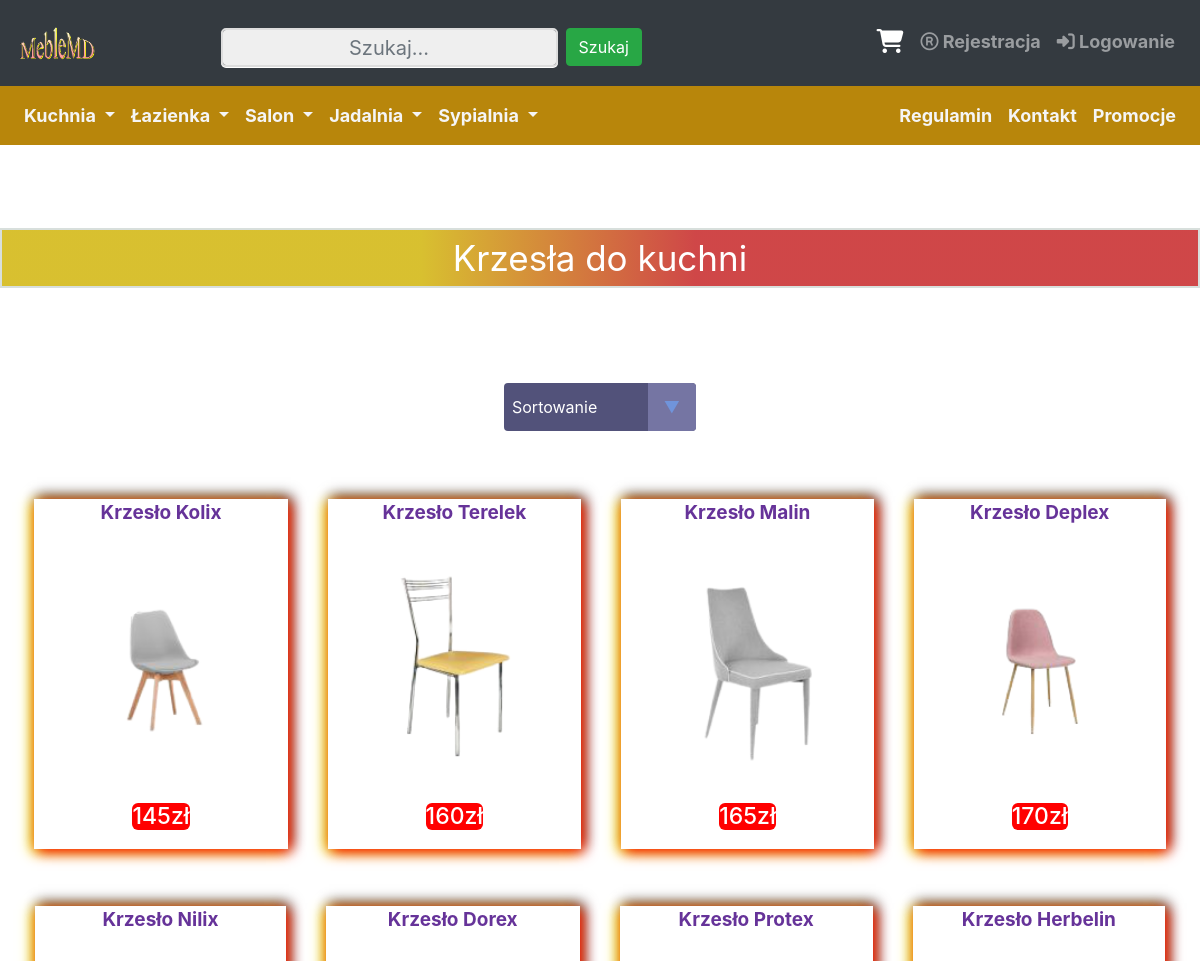
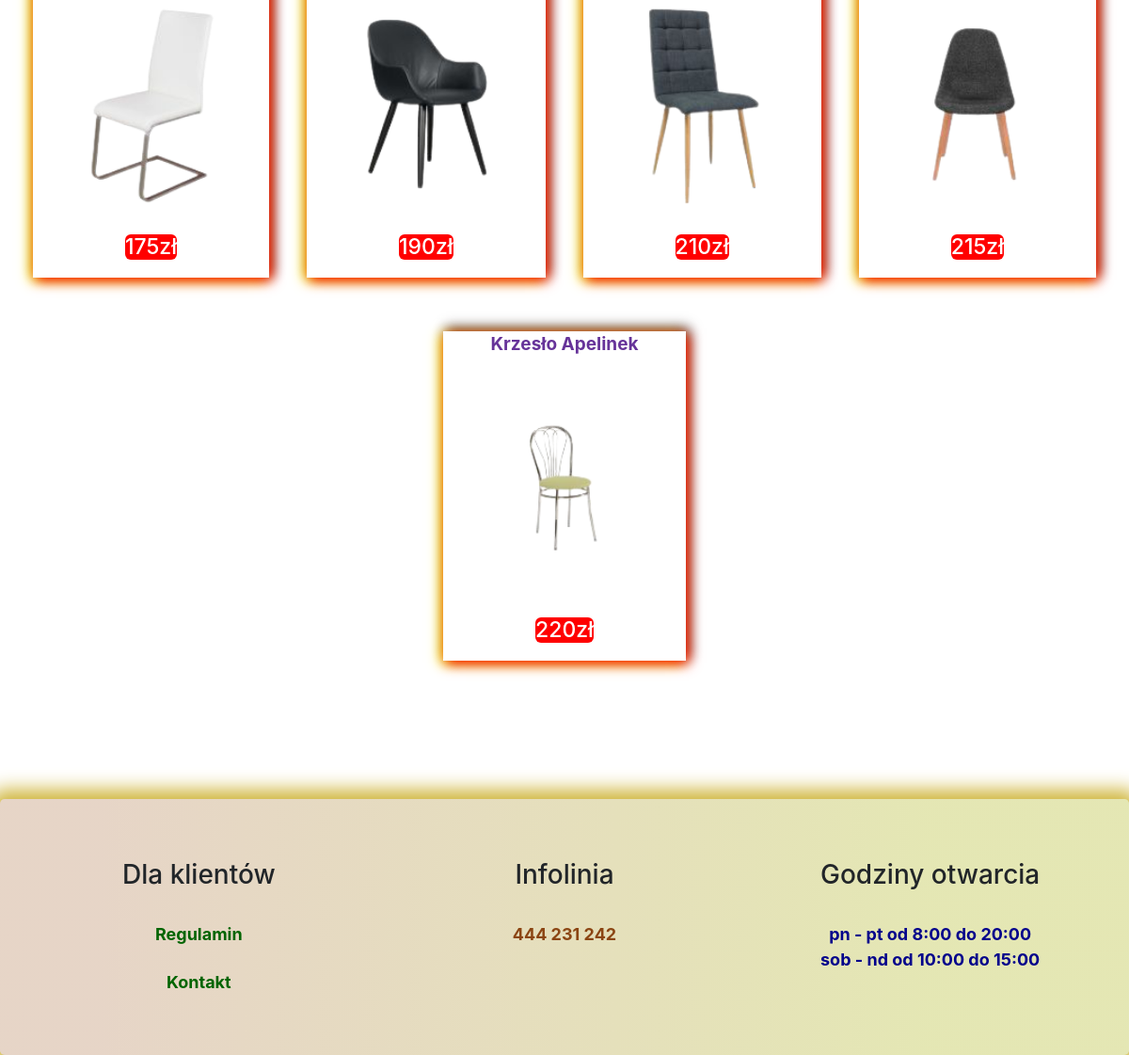
Screenshot of /krzesla_kuchnia.php with the database file from the repository (2 pictures, top to bottom).
### tables this page shows
CREATE TABLE `produkty` (
  `id` int(11) NOT NULL,
  `id_zdjec` varchar(15) DEFAULT NULL,
  `id_opisu_zdj` text NOT NULL,
  `nazwa` varchar(50) NOT NULL,
  `opis` text NOT NULL,
  `parametry` text NOT NULL,
  `cena` float NOT NULL,
  `ilosc` int(11) NOT NULL,
  `id_podkategoria` int(11) NOT NULL
);

### krzesla_kuchnia.php (the view, shortened to what this page needs)
<?php
include("connect.php");
$sortowanie = isset($_POST['sort']) ? $_POST['sort'] : '';
?>
<!DOCTYPE html>
<html lang="pl">
<head>
<link href="style.css" rel="stylesheet" type="text/css" />
<link rel="stylesheet" href="https://maxcdn.bootstrapcdn.com/font-awesome/4.5.0/css/font-awesome.min.css">
<link rel="stylesheet" href="https://maxcdn.bootstrapcdn.com/bootstrap/4.5.2/css/bootstrap.min.css">
</head>
<body>
<div class="container-fluid">
<br><br><br>
 <?php
		echo'<nav class="navbar navbar-expand-xl bg-dark navbar-dark" style="position: relative;bottom:0.9cm;padding:17px">';
		echo'
				<a class="navbar-brand mx-auto" href="index.php"> <img class="img-fluid" src="images/logo.png" width="180" height="180"></a>
				<button class="navbar-toggler" type="button" data-toggle="collapse" data-target=".dual-collapse2">
					<span class="navbar-toggler-icon"></span>
				</button>';
				echo'<div class="navbar-collapse collapse w-100 order-2 dual-collapse2">';
				echo'<ul class="navbar-nav ml-auto">';
				echo'<li class="nav-item ">
				<form class="form-inline" action="wyszukiwarka.php" method="post" >
				<input class="form-control mr-sm-2 " name="wartosc" type="text" placeholder="Szukaj..." required>
				<button class="btn btn-success" text-center type="submit" style="position: relative; top:0.11cm;">Szukaj</button>
				</form>
				</li>';
				echo'</ul>';
				echo'</div>';
		echo'<div class="navbar-collapse collapse w-100 order-3 dual-collapse2">';
		echo'<ul class="navbar-nav ml-auto">';
		echo'  <li class="nav-item">';
		echo'   <a class="nav-link " href="wyswietlanie_koszyka.php">
		<i class="fa fa-shopping-cart"  data-toggle="tooltip" data-placement="bottom" title="Koszyk" style="font-size:24px;color:white; padding:1px"></i></a>';
		echo' 	</li>';
		if(isset($id_uzytkownika)!="")
			{}
			else{
		echo'  <li class="nav-item">';
		echo'   <a class="nav-link " href="rejestracja.php"><i class="fa fa-registered" aria-hidden="true"></i>  Rejestracja</a>';
		echo' 	</li>';
		echo'  <li class="nav-item ">';
		echo'   <a class="nav-link " href="logowanie.php"><i class="fa fa-sign-in" aria-hidden="true" ></i> Logowanie</a>';
		echo' 	</li>';
		}
		echo'</ul>';
		echo'  </div>';
		echo' </nav>';
		?>
<?php
if(isset($id_uzytkownika)!="")
	{
echo'
<nav class="navbar navbar-expand-xl navbar-dark " style="background-color:darkgoldenrod;position: relative; bottom:1.8cm;">
     <div class="mx-auto order-0">
        <a class="navbar-brand mx-auto" href="#"></a>
        <button class="navbar-toggler" type="button" data-toggle="collapse" data-target=".dual-collapse3">
            <span class="navbar-toggler-icon"></span>
        </button>
    </div>
    <div class="navbar-collapse collapse w-100 order-1 order-md-0 dual-collapse3">
        <ul class="navbar-nav mr-auto">
		<li class="nav-item dropdown">
      <a class="nav-link dropdown-toggle" style="color:whitesmoke;" href="#" id="navbardrop" data-toggle="dropdown">
       Kuchnia
      </a>
      <div class="dropdown-menu " style="background-color:darkgoldenrod">
        <a class="dropdown-item" href="krzesla_kuchnia.php">Krzesła</a>
        <a class="dropdown-item" href="stoly_kuchnia.php">Stoły</a></a>
        <a class="dropdown-item" href="szafki_kuchnia.php">Szafki</a>
		<a class="dropdown-item" href="blaty_kuchnia.php">Blaty</a>
      </div>
    </li>
	<li class="nav-item dropdown ">
      <a class="nav-link dropdown-toggle" style="color:whitesmoke;"  href="#" id="navbardrop" data-toggle="dropdown">
       Łazienka
      </a>
      <div class="dropdown-menu " style="background-color:darkgoldenrod">
        <a class="dropdown-item" href="lazienka_lustra.php">Lustra</a>
        <a class="dropdown-item" href="lazienka_umywalki.php">Umywalki</a></a>
        <a class="dropdown-item" href="lazienka_szafki.php">Szafki</a>
		<a class="dropdown-item" href="lazienka_akcesorie_lazienkowe.php">Akcesoria Łazienkowe</a>
      </div>
    </li>
	<li class="nav-item dropdown">
      <a class="nav-link dropdown-toggle" style="color:whitesmoke;"  href="#" id="navbardrop" data-toggle="dropdown">
       Salon
      </a>
      <div class="dropdown-menu" style="background-color:darkgoldenrod">
        <a class="dropdown-item" href="salon_stoly.php">Stoły</a>
        <a class="dropdown-item" href="salon_szafy.php">Szafy</a></a>
        <a class="dropdown-item" href="salon_narozniki.php">Narożniki</a>
		<a class="dropdown-item" href="salon_krzesla.php">Krzesła</a>
      </div>
    </li>
	<li class="nav-item dropdown">
      <a class="nav-link dropdown-toggle" style="color:whitesmoke;"  href="#" id="navbardrop" data-toggle="dropdown">
       Jadalnia
      </a>
      <div class="dropdown-menu" style="background-color:darkgoldenrod">
        <a class="dropdown-item" href="jadalnia_krzesla.php">Krzesła</a>
        <a class="dropdown-item" href="jadalnia_stoly.php">Stoły</a></a>
        <a class="dropdown-item" href="jadalnia_komody.php">Komody</a>
		<a class="dropdown-item" href="jadalnia_witryny.php">Witryny</a>
      </div>
    </li>
	<li class="nav-item dropdown">
      <a class="nav-link dropdown-toggle" style="color:whitesmoke;"  href="#" id="navbardrop" data-toggle="dropdown">
       Sypialnia
      </a>
      <div class="dropdown-menu" style="background-color:darkgoldenrod">
        <a class="dropdown-item" href="sypialnia_lozka.php">Łóżka</a>
        <a class="dropdown-item" href="sypialnia_szafy.php">Szafy</a></a>
        <a class="dropdown-item" href="sypialnia_materace.php">Materace</a>
		<a class="dropdown-item" href="sypialnia_lustra.php">Lustra</a>
      </div>
    </li>
        </ul>
    </div>
    <div class="navbar-collapse collapse w-100 order-3 dual-collapse3">
        <ul class="navbar-nav ml-auto">
		<li class="nav-item">
      <a class="nav-link" style="color:whitesmoke;" href="regulamin.php">Regulamin</a>
    </li>
	<li class="nav-item">
      <a class="nav-link "style="color:whitesmoke;" href="kontakt.php"> Kontakt</a>
    </li>
	<li class="nav-item">
      <a class="nav-link" style="color:whitesmoke;" href="promocja.php"> Promocje</a>
    </li>
        </ul>
    </div>
</nav>';
	}
	else{
echo'
<nav class="navbar navbar-expand-xl navbar-dark " style="background-color:darkgoldenrod;position: relative; bottom:0.9cm;">
    <div class="navbar-collapse collapse w-100 order-1 order-md-0 dual-collapse3">
        <ul class="navbar-nav mr-auto">
		<li class="nav-item dropdown">
      <a class="nav-link dropdown-toggle" style="color:whitesmoke;" href="#" id="navbardrop" data-toggle="dropdown">
       Kuchnia
      </a>
    </li>
	<li class="nav-item dropdown ">
      <a class="nav-link dropdown-toggle" style="color:whitesmoke;"  href="#" id="navbardrop" data-toggle="dropdown">
       Łazienka
      </a>
    </li>
	<li class="nav-item dropdown">
      <a class="nav-link dropdown-toggle" style="color:whitesmoke;"  href="#" id="navbardrop" data-toggle="dropdown">
       Salon
      </a>
    </li>
	<li class="nav-item dropdown">
      <a class="nav-link dropdown-toggle" style="color:whitesmoke;"  href="#" id="navbardrop" data-toggle="dropdown">
       Jadalnia
      </a>
    </li>
	<li class="nav-item dropdown">
      <a class="nav-link dropdown-toggle" style="color:whitesmoke;"  href="#" id="navbardrop" data-toggle="dropdown">
       Sypialnia
      </a>
    </li>
        </ul>
    </div>
    <div class="navbar-collapse collapse w-100 order-3 dual-collapse3">
        <ul class="navbar-nav ml-auto">
		<li class="nav-item">
      <a class="nav-link" style="color:whitesmoke;" href="regulamin.php">Regulamin</a>
    </li>
	<li class="nav-item">
      <a class="nav-link "style="color:whitesmoke;" href="kontakt.php"> Kontakt</a>
    </li>
	<li class="nav-item">
      <a class="nav-link" style="color:whitesmoke;" href="promocja.php"> Promocje</a>
    </li>
        </ul>
    </div>
</nav>';
	}
?>
	<div class="row text-center">
		<div class="col">
	<div class="napisek bg-dark text-white">
	<h67>
	Krzesła do kuchni</h67>
	</div>
	</div>
	</div>
	<br><br><br><br><br><br>
	<div class="text-center">
<form method="post" action = "">
    <div class="select">
   <select  name='sort' onchange="this.form.submit()">
<option value=''>Sortowanie</option>
</select>
</div>
</form>
<br><br>
	<?php
$wynik = mysqli_query($link,"Select * from produkty where id_podkategoria=1 ORDER BY cena ".$sortowanie)
or die('Błąd zapytania');
if(mysqli_num_rows($wynik) > 0) {
    while($r = mysqli_fetch_object($wynik)) {
		$id=$r->id;
            echo '<div class="element">';
		echo '<div class="obramowanie">';
		echo"<h10>";
	   echo "<a style='text-decoration:none'   href='product.php?product_id=$id'>";
        echo "<b>".$r->nazwa."</b>";
	echo "<br> </br>";
		 echo"<img class='zoom' src=images/".$r->id_zdjec.".png width='190' height'120'>";
		echo "<br> </br>";
		echo "</a>";
		 echo '<div class="cenaobw">';
echo "<b><h5>".$r->cena. "zł </h5></b>";
echo"</h10>";
echo "<br> </br>";
echo'</div>';
echo '</div>';
			echo '</div>';
    }
}
?>
		<br><br><br>
    <div class="jumbotron text-center" style="margin-bottom:0;">
<div class="row ">
    <div class="col-sm-4">
      <h3>Dla klientów</h3>
      <br>
<a href="regulamin.php" style="text-decoration: none; color:darkgreen;">Regulamin</a>
<br><br>
<a href="kontakt.php" style="text-decoration: none; color:darkgreen;"> Kontakt</a>
    </div>
    <div class="col-sm-4">
      <h3>Infolinia</h3>
      <br>
<p style="color:saddlebrown;">444 231 242</p>
</div>
<div class="col-sm-4">
    <h3> Godziny otwarcia</h3>
<br>
	<p style="color: darkblue;">pn - pt od 8:00 do 20:00
	<br>
	sob - nd od 10:00 do 15:00</p>
</div>
  </div>
</div>
</body>
</html>

### style.css (style rules this page uses)
html, body { overflow-x: hidden; }
body { background-image: url('https://img.freepik.com/darmowe-zdjecie/bialy-drewniany-stol-tlo_53876-89436.jpg?size=626&ext=jpg'); background-position: -99999px -99999px; }
body:before { content: ""; background-image: inherit; position: fixed; top: 0; left: 0; height: 100vh; width: 100%; -webkit-background-size: cover !important; -moz-background-size: cover !important; -o-background-size: cover; background-size: cover !important; z-index: -1; }
.jumbotron { background: rgb(222,138,69); background: linear-gradient(90deg, rgba(222,138,69,0.23573179271708689) 9%, rgba(222,224,104,0.4374124649859944) 82%); border-radius: 14px 14px 14px 14px; box-shadow: 0 0 20px 10px #CFB53B; }
.jumbotron p { font-size: 18px; font-weight: bold; }
.jumbotron a { font-size: 18px; font-weight: bold; }
.nav-item { font-size: 18px; }
.navbar-collapse li a { color:whitesmoke; font-weight: bold; }
.container-fluid { padding: 0px !important; position: relative; top:-1cm; }
select { -webkit-appearance:none; -moz-appearance:none; -ms-appearance:none; appearance:none; outline:0; box-shadow:none; border:0!important; background: #52527a; background-image: none; flex: 1; padding: 0 .5em; color:white; cursor:pointer; font-size: 1em; font-family: 'Open Sans', sans-serif; }
.select { margin: 0 auto !important; position: relative; display: flex; width: 12em; height: 3em; line-height: 3; overflow: hidden; border-radius: .25em; }
.select::after { content: '\25BC'; position: absolute; top: 0; right: 0; padding: 0 1em; background: #7575a3; cursor:pointer; pointer-events:none; transition:.25s all ease; color:#7094db; }
input[type="password"], input[type="text"] { border: 1px solid #a1a3a3; border-radius: 4px; box-shadow: 0 1px #fff; box-sizing: border-box; color: #696969; height: 39px; transition: box-shadow 0.3s; width: 240px; text-align: center; }
.obramowanie { width:300px; height:350px; max-width: 900px; margin: 0 auto; clear: none; width: 100%; text-align: center; transition: transform 0.3s; text-align:center; box-shadow: 3px 3px 13px red, yellow -3px 3px 13px, 3px -3px 13px; }
.element { display: inline-block; padding:20px; }
.element a { font-size:19px; color:rebeccapurple; }
img.zoom { position: relative; z-index: 1; }
@media screen and (-webkit-min-device-pixel-ratio:0) { .cenaobw { color:white; } }
@media screen and (-webkit-min-device-pixel-ratio:0) { .cenaobw h5 { margin-left: 98px; margin-right: 98px; background-color:red; font-size:23px; border-radius: 6px 6px 6px 6px; background-color:rgb(255, 0, 0); } }
.cenaobw { color:white; }
.cenaobw h5 { margin-left: 98px; margin-right: 98px; background-color:red; font-size:23px; border-radius: 6px 6px 6px 6px; background-color:rgb(255, 0, 0); }
.napisek { background: rgb(244,215,45); background: linear-gradient(90deg, rgba(244,215,45,0.8547794117647058) 35%, rgba(247,74,74,0.7959558823529411) 58%); padding: 2px; border: 2px solid #D8DFDC; font-size:35px; position: relative;top:1.3cm; color: whitesmoke; }
.napisek h67 { top: 27px; z-index: 1; }
input[type=text] { width: 220px; background-color: #efefef; color: #666; border: 2px solid #ddd; border-radius: 5px; font-size: 20px; padding: 10px; box-sizing: border-box; outline: none; margin-top: 10px; }

### rows the page displays
produkty: nazwa "Krzesło Kolix", shows a picture, cena "145"
produkty: nazwa "Krzesło Terelek", shows a picture, cena "160"
produkty: nazwa "Krzesło Malin", shows a picture, cena "165"
produkty: nazwa "Krzesło Deplex", shows a picture, cena "170"
produkty: nazwa "Krzesło Nilix", shows a picture, cena "175"
produkty: nazwa "Krzesło Dorex", shows a picture, cena "190"
produkty: nazwa "Krzesło Protex", shows a picture, cena "210"
produkty: nazwa "Krzesło Herbelin", shows a picture, cena "215"
produkty: nazwa "Krzesło Apelinek", shows a picture, cena "220"
